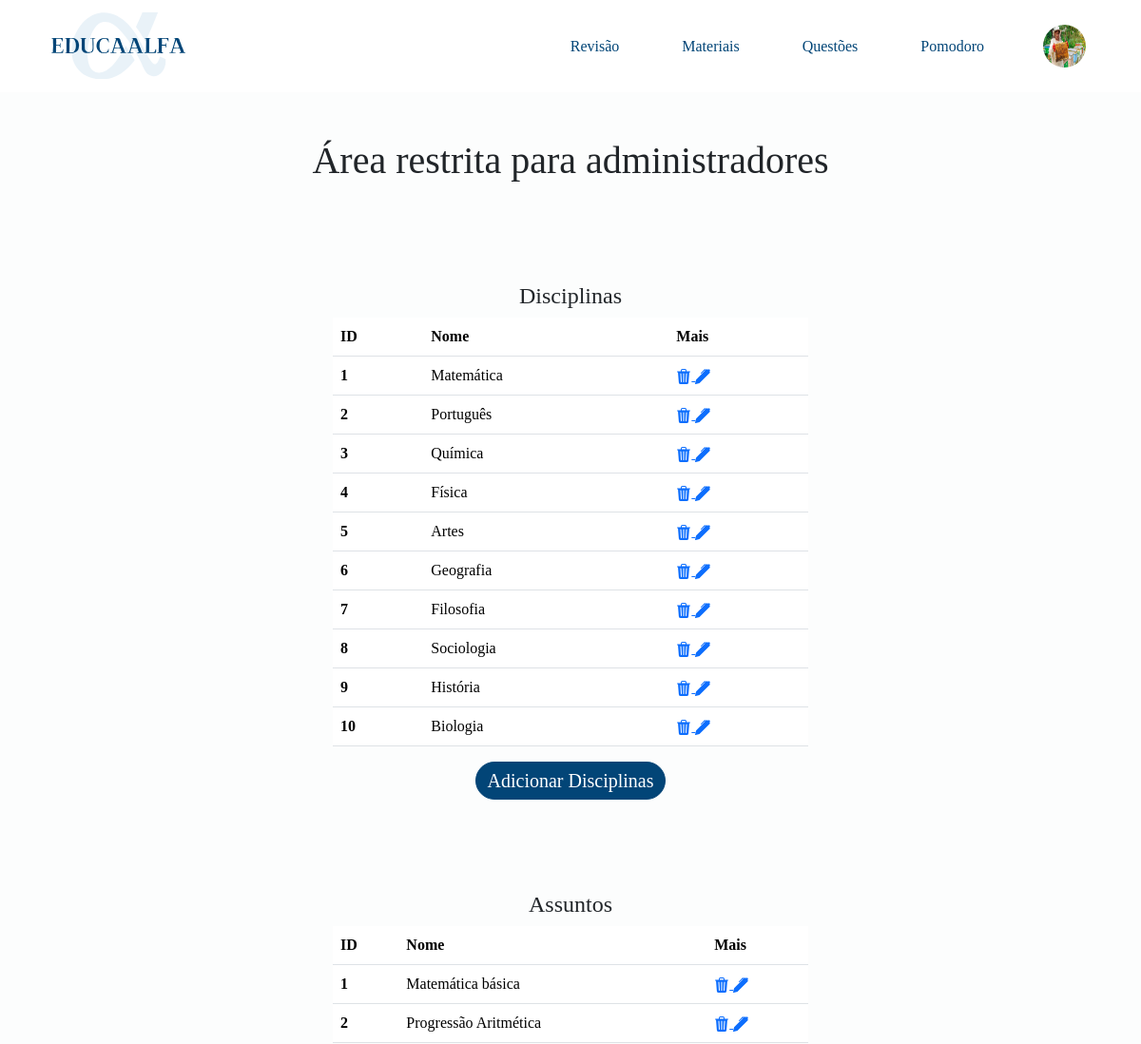
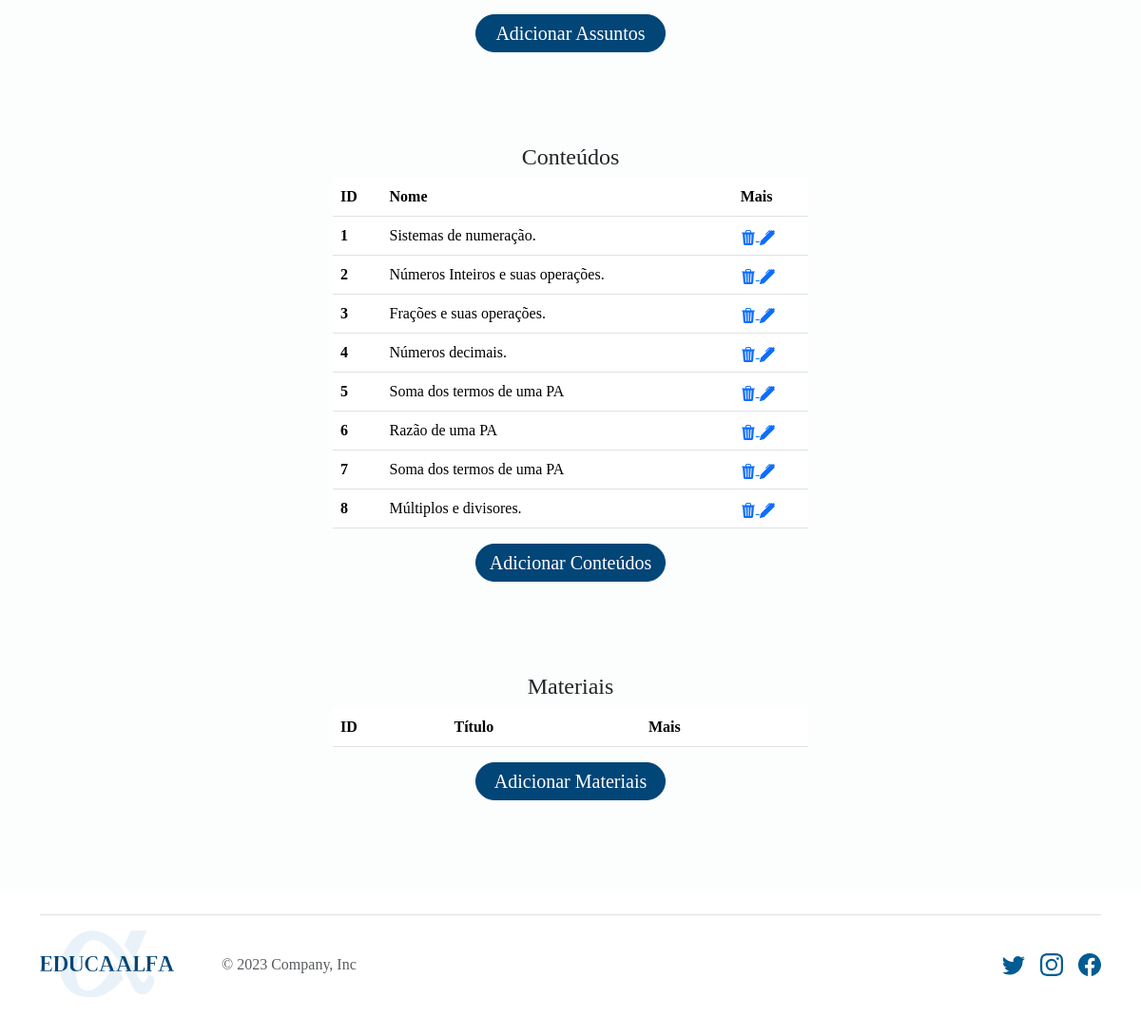
/arearestrita (signed in), run on the app's committed database (2 pictures, top to bottom).
### core/models.py (models this page shows)
class Profile(models.Model):
    user = models.OneToOneField(User, on_delete=models.CASCADE)
    email = models.EmailField()
    telefone = models.CharField(max_length=11)
    endereco = models.CharField(max_length=200)
    image = models.ImageField(default='perfil/img/personcircle.png', upload_to='perfil/img')

### materiais/models.py (models this page shows, shortened)
class Disciplina(models.Model):
    nome = models.CharField(max_length=100, default="")
    imagem = models.FileField(upload_to='materiais/img/')

class Assunto(models.Model):
    disciplina = models.ForeignKey(Disciplina, on_delete=models.CASCADE)
    nome = models.CharField(max_length=150, default="")

class Conteudo(models.Model):
    disciplina = models.ForeignKey(Disciplina, on_delete=models.CASCADE)
    assunto = models.ForeignKey(Assunto, on_delete=models.CASCADE)
    nome = models.CharField(max_length=250)

### core/views/home.py (the view)
# urls.py: path('arearestrita',arearestrita, name='arearestrita'),
@user_passes_test(superuser)
def arearestrita(request):
    disciplinas = Disciplina.objects.all()
    assuntos = Assunto.objects.all()
    conteudos = Conteudo.objects.all()
    materiais = Materiais.objects.all()
    context = {
        'disciplinas': disciplinas,
        'assuntos': assuntos,
        'conteudos': conteudos,
        'materiais': materiais,
    }
    return render(request, 'core/pages/arearestrita.html', context)

### core/views/auth.py (called while the page is built)
def superuser(user):
    return user.is_superuser

### core/templates/core/pages/arearestrita.html (shortened to what this page needs)
{% extends 'base.html' %}
{% load static %}
{% block head%}
<link rel="stylesheet" href="{% static 'materiais\css\style.css' %}">
{% endblock %}
{% block content %}
<div class="m-auto">
    <h1 class="d-flex justify-content-center p-5">Área restrita para administradores</h1>
    <br><br>
    <div class="m-auto" style="max-width: 500px;">
        <h4 class="d-flex justify-content-center">Disciplinas</h4>
        <table class="table table-hover">
            <thead>
                <tr>
                    <th scope="col">ID</th>
                    <th scope="col">Nome</th>
                    <th scope="col">Mais</th>
                </tr>
            </thead>
            <tbody>
                {% for disciplina in disciplinas %}
                <tr>
                    <th scope="row">{{ disciplina.id }}</th>
                    <td>{{ disciplina.nome }}</td>
                    <td>
                        <a href="{% url 'disciplina_remover' id=disciplina.id %}">
                        </a>
                        <a href="{% url 'disciplina_editar' id=disciplina.id %}">
                        </a>
                    </td>
                </tr>
                {% endfor %}
            </tbody>
        </table>
        <div class="bmateriais">
        <a  href="{% url 'disciplina_criar' %}">Adicionar Disciplinas</a>
            </div>
        <br><br> <br><br>
        <h4 class="d-flex justify-content-center">Assuntos</h4>
        <table class="table table-hover">
            <thead>
                <tr>
                    <th scope="col">ID</th>
                    <th scope="col">Nome</th>
                    <th scope="col">Mais</th>
                </tr>
            </thead>
            <tbody>
                {% for assunto in assuntos %}
                <tr>
                    <th scope="row">{{ assunto.id }}</th>
                    <td>{{ assunto.nome }}</td>
                    <td>
                        <a href="{% url 'assunto_remover' id=assunto.id %}">
                        </a>
                        <a href="{% url 'assunto_editar' id=assunto.id %}">
                        </a>
                    </td>
                </tr>
                {% endfor %}
            </tbody>
        </table>
        <div class="bmateriais">
        <a  href="{% url 'assunto_criar' %}">Adicionar Assuntos</a>
            </div>
        <br><br> <br><br>
        <h4 class="d-flex justify-content-center">Conteúdos</h4>
        <table class="table table-hover">
            <thead>
                <tr>
                    <th scope="col">ID</th>
                    <th scope="col">Nome</th>
                    <th scope="col">Mais</th>
                </tr>
            </thead>
            <tbody>
                {% for conteudo in conteudos %}
                <tr>
                    <th scope="row">{{ conteudo.id }}</th>
                    <td>{{ conteudo.nome }}</td>
                    <td>
                        <a href="{% url 'conteudo_remover' id=conteudo.id %}">
                        </a>
                        <a href="{% url 'conteudo_editar' id=conteudo.id %}">
                        </a>
                    </td>
                </tr>
                {% endfor %}
            </tbody>
        </table>
        <div class="bmateriais">
        <a  href="{% url 'conteudo_criar' %}">Adicionar Conteúdos</a>
            </div>
        <br><br> <br><br>
        <h4 class="d-flex justify-content-center">Materiais</h4>
        <table class="table table-hover">
            <thead>
                <tr>
                    <th scope="col">ID</th>
                    <th scope="col">Título</th>
                    <th scope="col">Mais</th>
                </tr>
            </thead>
        </table>
        <div class="bmateriais">
        <a  href="{% url 'materiais_criar' %}">Adicionar Materiais</a>
            </div>
            <br><br> <br><br>
{% endblock %}

### templates/base.html (shortened to what this page needs)
{% load static %}
<!DOCTYPE html>
<html lang="pt-br">
<head>
  <link href="https://cdn.jsdelivr.net/npm/bootstrap@5.3.2/dist/css/bootstrap.min.css" rel="stylesheet"
>
  {% block head%} {% endblock %}
  <link rel="stylesheet" href="{% static 'css/style.css' %}">
</head>
<body>
  <header class="container">
    <nav class="navbar navbar-expand-lg">
      <div class="container-fluid">
        <a class="navbar-brand" href="{% url 'index' %}"><img class="logo" src="{% static 'img\LogoOficial.svg'  %}"
            alt=""></a>
        <div class="d-flex justify-content-end align-items-center">
          <div class="  collapse navbar-collapse basenav nav " id="navbarSupportedContent">
            <ul class="navbar-nav navul justify-content-end">
              <li class="nav-item navli">
                <a class="nav-link" href="{% url 'indexrevisao' %}">Revisão</a>
              </li>
              <li class="nav-item navli">
                <a class="nav-link" href="{% url 'lista_disciplinas' %}">Materiais</a>
              </li>
              <li class="nav-item navli">
                <a class="nav-link" href="{% url 'indexquestoes' %}">Questões</a>
              </li>
              <li class="nav-item navli">
                <a class="nav-link" href="{% url 'indexpomodoro' %}">Pomodoro</a>
              </li>
            </ul>
          </div>
          {% if user.is_authenticated %}
          <div class="m-1">
            <a href="{% url 'dashboard' %}">
              <img class="imguser" src="{{ user.profile.image.url }}" alt="Foto do Usuário">
            </a>
          </div>
          {% else %}
          <div class="entrar m-1">
            <a href="{% url 'dashboard' %}">Entrar</a>
          </div>
          {% endif %}
        </div>
      </div>
    </nav>
  </header>
  <main>
    <div class=" container">
      {% block content %}
      {% endblock %}
    </div>
  </main>
  <div class="container">
    <footer class="d-flex flex-wrap justify-content-between align-items-center py-3 my-4 border-top">
      <div class="col-md-4 d-flex align-items-center">
        <img class="logo-footer" src="{% static 'img\LogoOficial.svg'  %}" alt="">
        <span class="text-muted">© 2023 Company, Inc</span>
      </div>
      <ul class="nav col-md-4 justify-content-end list-unstyled d-flex">
        <li class="ms-3"><a class="text-muted" href="#"><svg class="bi" width="24" height="24">
              <use xlink:href="#twitter"></use>
            </svg></a></li>
        <li class="ms-3"><a class="text-muted" href="#"><svg class="bi" width="24" height="24">
              <use xlink:href="#instagram"></use>
            </svg></a></li>
        <li class="ms-3"><a class="text-muted" href="#"><svg class="bi" width="24" height="24">
              <use xlink:href="#facebook"></use>
            </svg></a></li>
      </ul>
    </footer>
  </div>
</body>
</body>
</html>

### materiais/static/materiais/css/style.css (style rules this page uses)
.bmateriais { border: 1px solid #024577; background-color: #024577; width: 200px; height: 40px; border-radius: 40px; display: flex; align-items: center; margin: auto; }
.bmateriais a { text-decoration: none; color: #fff; font-size: 20px; display: flex; justify-content: center; margin: auto; }

### static/css/style.css (style rules this page uses)
:root { --cor-1: #001B48; --cor-2: #024577; --cor-3: #015C92; --cor-4: #2d82B5; --cor-5: #018ABE; --cor-6: #97C4D8; --cor-7: #88CDF6; --cor-8: #B6E6FF; --cor-9: #D6E8EE; --cor-10: #ECEFF1; }
* { font-family: 'Merriweather'; }
main { background-color: #FCFDFD; }
nav { width: 100%; }
.basenav .navli { margin-right: 50px; }
.basenav a { text-decoration: none; color: #024577; }
.logo { max-height: 140px; }
.basenav { display: flex; align-items: center; }
.logo-footer { margin-right: 50px; }
.text-muted { fill: #015C92; }
.imguser { width: 45px !important; height: 45px !important; border-radius: 45px ; }

### data on the page
Disciplina: id "1", nome "Matemática"
Disciplina: id "2", nome "Português"
Disciplina: id "3", nome "Química"
Disciplina: id "4", nome "Física"
Disciplina: id "5", nome "Artes"
Disciplina: id "6", nome "Geografia"
Disciplina: id "7", nome "Filosofia"
Disciplina: id "8", nome "Sociologia"
Disciplina: id "9", nome "História"
Disciplina: id "10", nome "Biologia"
Assunto: id "1", nome "Matemática básica"
Assunto: id "2", nome "Progressão Aritmética"
Conteudo: id "1", nome "Sistemas de numeração."
Conteudo: id "2", nome "Números Inteiros e suas operações."
Conteudo: id "3", nome "Frações e suas operações."
Conteudo: id "4", nome "Números decimais."
Conteudo: id "5", nome "Soma dos termos de uma PA"
Conteudo: id "6", nome "Razão de uma PA"
Conteudo: id "7", nome "Soma dos termos de uma PA"
Conteudo: id "8", nome "Múltiplos e divisores."
